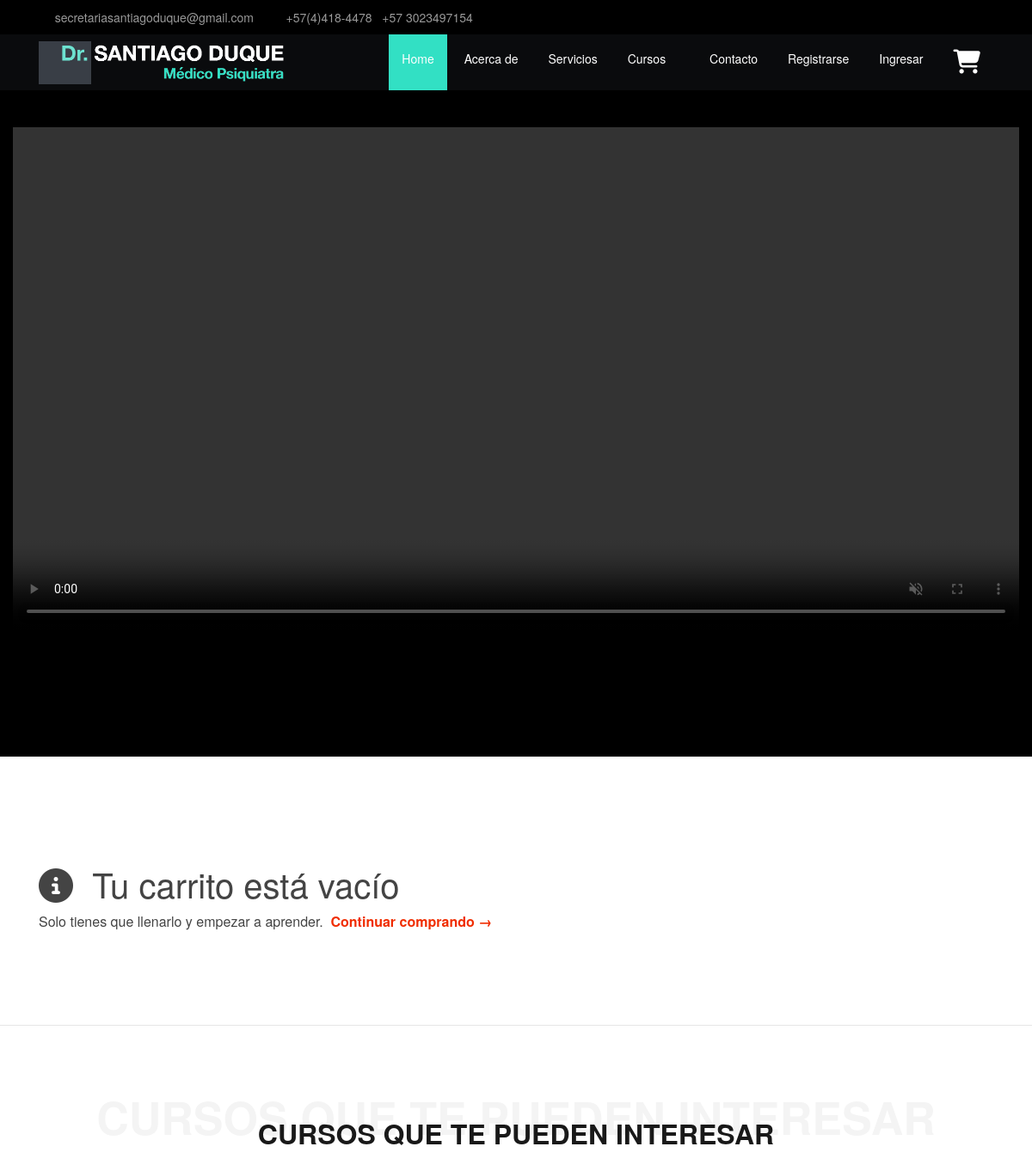
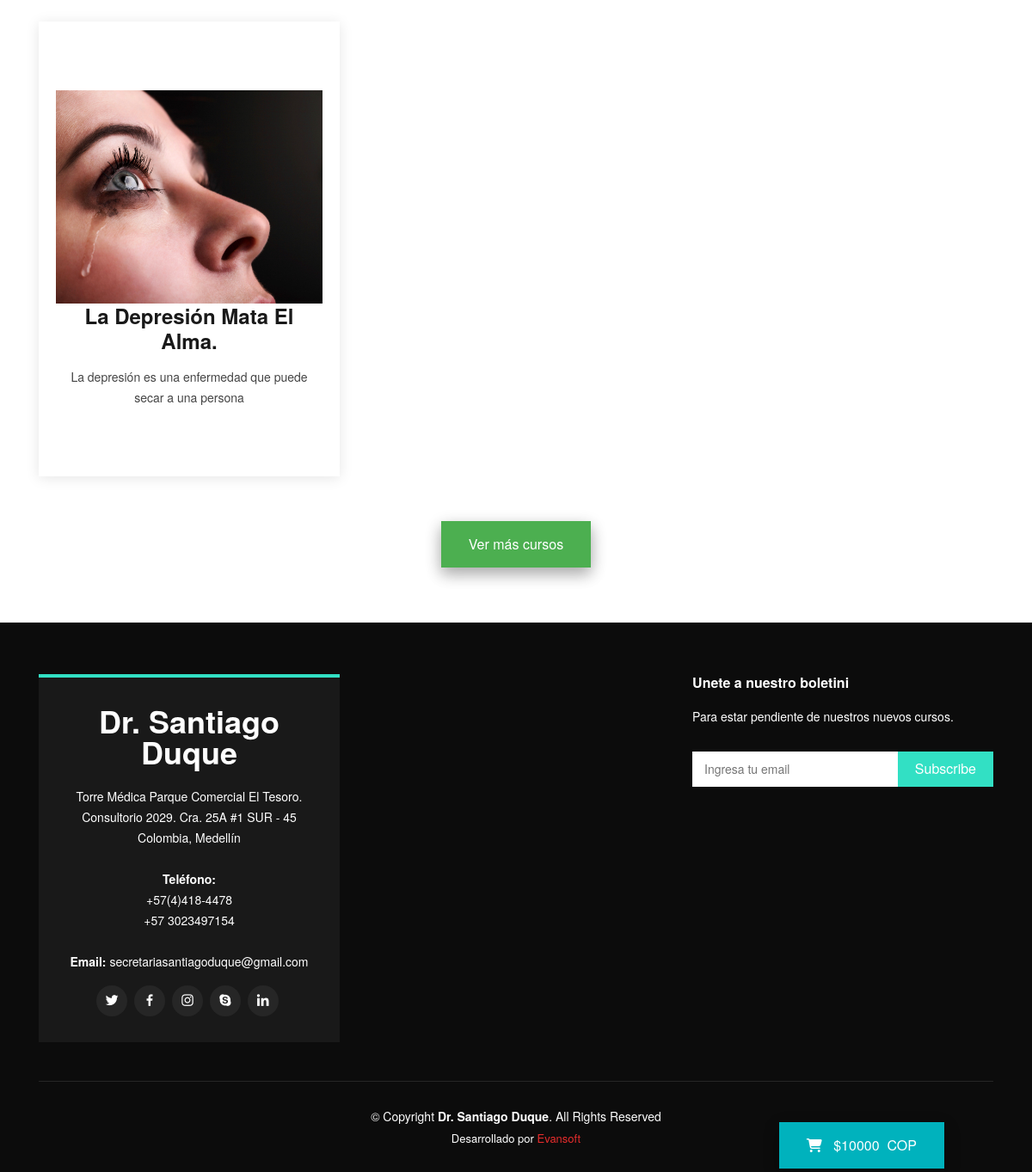
/detailscart/, run on the app's committed database (2 pictures, top to bottom).
### a/models.py (models this page shows, shortened)
class subCategorias(models.Model):
	nombre = models.CharField(max_length=50)
	titulo = models.CharField(max_length=150,default="")
	intro = models.FileField(upload_to="Intro")
	precio = models.CharField(max_length=10)
	categoria = models.ForeignKey(Categoria,on_delete=models.CASCADE)
	duracion = models.CharField(max_length=6)
	descripcion = models.TextField()
	imagen = models.ImageField(upload_to="ImagenIntro")
	videoIntro = models.CharField(max_length=1000,default="https://www.youtube.com/embed/",null=True,blank=True)
	like = models.CharField(max_length=1000,default=0)
	fecha = models.CharField(max_length=10,default=date.today())
	consejo = models.CharField(max_length=200,default="")
	autor = models.CharField(max_length=50,default="")
	visto = models.CharField(max_length=1000,default=0)
	comentarios = models.CharField(max_length=10000,default=0)
	principal = models.BooleanField(default=False)

### a/views.py (the view, shortened to what this page needs)
# urls.py: url(r'^detailscart/$',detailscart,name="detailscart"),
def detailscart(request):
	cart = Carrito(request)
	cat = Categoria.objects.all()
	subcategoria = subCategorias.objects.all()
	transaction = Transaction.objects.get(pk=1)
	suscat = subCategorias.objects.filter(principal=True)
	paginator = Paginator(suscat,6)
	page  = request.GET.get('page')
	total = 0
	for i in cart:
		total += (float(i['total']))
	try:
		products = paginator.page(page)
	except PageNotAnInteger :
		products = paginator.page(1)
	except EmptyPage:
		products = paginator.page(paginator.num_pages)
	return render(request,'home/cart.html',{'cart':cart,'categoria':cat,'subcategoria':subcategoria,
											'products':products,'total':total,'transaction':transaction
											})

### a/models.py (called while the page is built)
	def __iter__(self):
		product_ids = self.cart.keys()
		products = subCategorias.objects.filter(id__in=product_ids)
		for product in products:
			self.cart[str(product.id)]['product']=product
		for item in self.cart.values():
			item['precio']=float(item['precio'])
			item['total']=item['precio']*item['cantidad']
			yield item

	def __len__(self):
		return sum(item['cantidad'] for item in self.cart.values())

### template/home/cart.html (shortened to what this page needs)
{% extends './base.html' %}
{% load static %}
{% block content %}
<br><br>
<section id="lista">
	{% if cart %}
		{% for i in cart %}
		  <div class="container py-3" id="bloque{{i.codigo}}" class="alert" role="alert">
		    <div class="card">
		      <div class="row ">
		        <div class="col-md-4">
		            <img src="{{i.img}}" class="w-100">
		          </div>
		          <div class="col-md-8 px-3">
		            <div class="card-block px-3">
		              <h4 class="card-title">{{i.articulo}}</h4>
		              <p class="card-text">{{i.descripcion}} </p>
		              <p class="card-text">${{i.total}}&nbsp;&nbsp;&nbsp;COP&nbsp;&nbsp;
		              	<button type="button" id="{{i.codigo}}" class="close" data-dismiss="alert" aria-label="Close">
		            		<span aria-hidden="true"><i class="fa fa-close"></i></span>
		          		</button>
		          	  </p>
		            </div>
		          </div>
		        </div>
		      </div>
		    </div>
		  <hr style="color:white;">
		{% endfor %}
<section class="container">
	<div class="row">
		<div class="col-8">
			<p>$40.900COP equivale a $10.96USD
Cobramos el importe del pedido en US$, puede que haya una mínima variación debido al tipo de cambio usado por tu banco. Los precios de los productos de la web están sujetos a cambio. En el carrito puedes dejar temporalmente tu compra, en él aparecerá el precio más reciente de cada producto. Los códigos de descuento no son acumulables, ni tampoco aplicables junto a otras promociones especiales salvo que se indique lo contrario.</p>
		</div>
		<div class="col-4 table-responsive">
			<table class="ml-auto">
				<tbody>
					<td>
						<h1>TOTAL: ${{total}}</h1>
					</td>
				</tbody>
			</table>
		</div>
	</div>
	<div class="row justify-content-center">
		<ul class="list-inline cards-list" style="margin-top: 20px;margin-right: 10px;">
			<li class="list-inline-item">
				<div class="card-wrapper">
					<img data-srcset="https://cdn.domestika.org/raw/upload/assets/payment-methods/card-visa-8a18fbf2359d9aa9ae996beea6fb859de3be9d8d5256e4fb7c0f926f22f51c45.png, https://cdn.domestika.org/raw/upload/assets/payment-methods/card-visa@2x-d683b41bd4bdde323cb893fed75b982577c2352b3d22dca76d141ef9ada44113.png 2x" alt="Visa" title="Visa" class=" lazyloaded" src="https://cdn.domestika.org/raw/upload/assets/payment-methods/card-lazyload-6b2937151d7662d2a0b37af79c23a1dfaa812544aa1bd701b42077157c08dd93.svg" srcset="https://cdn.domestika.org/raw/upload/assets/payment-methods/card-visa-8a18fbf2359d9aa9ae996beea6fb859de3be9d8d5256e4fb7c0f926f22f51c45.png, https://cdn.domestika.org/raw/upload/assets/payment-methods/card-visa@2x-d683b41bd4bdde323cb893fed75b982577c2352b3d22dca76d141ef9ada44113.png 2x">
				</div>
			</li>
			<li class="list-inline-item">
				<div class="card-wrapper">
					<img data-srcset="https://cdn.domestika.org/raw/upload/assets/payment-methods/card-mastercard-ea3facb35831c19f7d184954248b0e458ed8f1efb6495f75bcc797a014252d96.png, https://cdn.domestika.org/raw/upload/assets/payment-methods/card-mastercard@2x-df0939e975e0b2549a921a8d4754c7c960a55dcdfee81a2a755d0dc6f1610a78.png 2x" alt="MasterCard" title="MasterCard" class=" lazyloaded" src="https://cdn.domestika.org/raw/upload/assets/payment-methods/card-lazyload-6b2937151d7662d2a0b37af79c23a1dfaa812544aa1bd701b42077157c08dd93.svg" srcset="https://cdn.domestika.org/raw/upload/assets/payment-methods/card-mastercard-ea3facb35831c19f7d184954248b0e458ed8f1efb6495f75bcc797a014252d96.png, https://cdn.domestika.org/raw/upload/assets/payment-methods/card-mastercard@2x-df0939e975e0b2549a921a8d4754c7c960a55dcdfee81a2a755d0dc6f1610a78.png 2x">
				</div>
			</li>
			<li class="list-inline-item">
				<div class="card-wrapper">
					<img data-srcset="https://cdn.domestika.org/raw/upload/assets/payment-methods/card-amex-e085770cc9a90b2d0137362d2368866f03d44eb3cb5d5727f231ddc01981a37b.png, https://cdn.domestika.org/raw/upload/assets/payment-methods/card-amex@2x-dbe04ea03eba35bef4ab4377ad5a3e96d62567caf3e13615bfa8f21e55227958.png 2x" alt="American Express" title="American Express" class=" lazyloaded" src="https://cdn.domestika.org/raw/upload/assets/payment-methods/card-lazyload-6b2937151d7662d2a0b37af79c23a1dfaa812544aa1bd701b42077157c08dd93.svg" srcset="https://cdn.domestika.org/raw/upload/assets/payment-methods/card-amex-e085770cc9a90b2d0137362d2368866f03d44eb3cb5d5727f231ddc01981a37b.png, https://cdn.domestika.org/raw/upload/assets/payment-methods/card-amex@2x-dbe04ea03eba35bef4ab4377ad5a3e96d62567caf3e13615bfa8f21e55227958.png 2x">
				</div>
			</li>
			<li class="list-inline-item">
				<div class="card-wrapper">
					<img data-srcset="https://cdn.domestika.org/raw/upload/assets/payment-methods/card-discover-ab22881b089834c3f03d4c4adde12a1e4829082575b2f07f38d19bee36000b36.png, https://cdn.domestika.org/raw/upload/assets/payment-methods/card-discover@2x-39b7ebaca3f7a78aca6bc3028b2eb7e26e046cd517dc94b8aa9f2d06a81b6243.png 2x" alt="Discover" title="Discover" class=" lazyloaded" src="https://cdn.domestika.org/raw/upload/assets/payment-methods/card-lazyload-6b2937151d7662d2a0b37af79c23a1dfaa812544aa1bd701b42077157c08dd93.svg" srcset="https://cdn.domestika.org/raw/upload/assets/payment-methods/card-discover-ab22881b089834c3f03d4c4adde12a1e4829082575b2f07f38d19bee36000b36.png, https://cdn.domestika.org/raw/upload/assets/payment-methods/card-discover@2x-39b7ebaca3f7a78aca6bc3028b2eb7e26e046cd517dc94b8aa9f2d06a81b6243.png 2x">
				</div>
			</li>
			<li class="list-inline-item">
				<div class="card-wrapper">
					<img data-srcset="https://cdn.domestika.org/raw/upload/assets/payment-methods/card-jcb-568d3abc2d789efab23cf844d293a23c388d9a8a877940cc2d5950fa25219181.png, https://cdn.domestika.org/raw/upload/assets/payment-methods/card-jcb@2x-ade6160b5e6ea6bb2b944d29ab2d8ea9f62bc7bc16c966598a33b5fffee0335e.png 2x" alt="JCB" title="JCB" class=" lazyloaded" src="https://cdn.domestika.org/raw/upload/assets/payment-methods/card-lazyload-6b2937151d7662d2a0b37af79c23a1dfaa812544aa1bd701b42077157c08dd93.svg" srcset="https://cdn.domestika.org/raw/upload/assets/payment-methods/card-jcb-568d3abc2d789efab23cf844d293a23c388d9a8a877940cc2d5950fa25219181.png, https://cdn.domestika.org/raw/upload/assets/payment-methods/card-jcb@2x-ade6160b5e6ea6bb2b944d29ab2d8ea9f62bc7bc16c966598a33b5fffee0335e.png 2x">
				</div>
			</li>
			<li class="list-inline-item">
				<div class="card-wrapper">
					<img data-srcset="https://cdn.domestika.org/raw/upload/assets/payment-methods/card-paypal-ade0ee5fa42753277828096cb7c287be63b3527903f2efbedeafb63ef55556c4.png, https://cdn.domestika.org/raw/upload/assets/payment-methods/card-paypal@2x-48146b210b75027ddc93d59cd0b229348c1be5e62c6b8411119c9ade8cc02d78.png 2x" alt="PayPal" title="PayPal" class=" lazyloaded" src="https://cdn.domestika.org/raw/upload/assets/payment-methods/card-lazyload-6b2937151d7662d2a0b37af79c23a1dfaa812544aa1bd701b42077157c08dd93.svg" srcset="https://cdn.domestika.org/raw/upload/assets/payment-methods/card-paypal-ade0ee5fa42753277828096cb7c287be63b3527903f2efbedeafb63ef55556c4.png, https://cdn.domestika.org/raw/upload/assets/payment-methods/card-paypal@2x-48146b210b75027ddc93d59cd0b229348c1be5e62c6b8411119c9ade8cc02d78.png 2x">
				</div>
			</li>
		</ul>
		<button class="button button1"><a href="javascript:void();" id="Pago" style="text-decoration: none;color: white;">Tramitar Pedido</a></button>
	</div>
</section>
	{% else %}
		<div class="container py-3">
			<div>
				<h1><i class="fa fa-info-circle icon color-quandog"></i>&nbsp;&nbsp;Tu carrito está vacío</h1>
				<p>Solo tienes que llenarlo y empezar a aprender.&nbsp;&nbsp;<a href="http://localhost:8000/#services" style="color:#f02d00;text-decoration: none;font-weight: bold;">Continuar comprando →</a></p>
			</div>
		</div>
	{% endif %}
</section>
<hr style="color:white;">
<section id="services" class="services">
      <div class="container">
        <div class="section-title">
          <span>Cursos que te pueden interesar</span>
          <h2>Cursos que te pueden interesar</h2>
        </div>
          <div class="row">
            {% for i in products %}
              <div class="col-lg-4 col-md-6 d-flex align-items-stretch" data-aos="fade-up">
                <div class="icon-box">
                  <img src="{{i.imagen.url}}" class="img-fluid">
                  <h4><a href="{% url 'cursos' 0 i.pk %}">{{i.titulo}}</a></h4>
                  <p>{{i.descripcion|truncatechars:60}}</p>
                  <button class="button button1" style="position: fixed;bottom: 0px;right: 100px; background: #00b2bd;"><a type="button" id="{{i.pk}}" href="javascript:void();" style="text-decoration: none;color: white;"><i class="fas fa-shopping-cart"></i>&nbsp;&nbsp;&nbsp;${{i.precio}}&nbsp;&nbsp;COP</a></button>
                </div>
              </div>
            {% endfor %}
          </div><br><br>
          <div class="row justify-content-center">
          	<button class="button button1"><a href="{% url 'cursos' 0 1 %}" style="text-decoration: none;color: white;">Ver más cursos</a></button>
          </div>
      </div>
    </section>
{% endblock %}

### static/home/assets/css/style.css (style rules this page uses)
body { font-family: "Helvetica Neue", sans-serif; color: #444444; }
a { color: #cc1616; }
h1, h2, h3, h4, h5, h6 { font-family: "Helvetica Neue", sans-serif; }
section { padding: 60px 0; overflow: hidden; }
.section-title { text-align: center; padding: 30px 0; position: relative; }
.section-title h2 { font-size: 32px; font-weight: 700; text-transform: uppercase; margin-bottom: 20px; padding-bottom: 0; color: #191919; position: relative; z-index: 2; }
.section-title span { position: absolute; top: 30px; color: #f4f4f4; left: 0; right: 0; z-index: 1; font-weight: 700; font-size: 52px; text-transform: uppercase; line-height: 0; }
.services .icon-box { text-align: center; padding: 80px 20px; transition: all ease-in-out 0.3s; box-shadow: 0px 2px 15px rgba(0, 0, 0, 0.1); }
.services .icon-box h4 { font-weight: 700; margin-bottom: 15px; font-size: 24px; }
.services .icon-box h4 a { color: #191919; }
.services .icon-box p { line-height: 24px; font-size: 14px; margin-bottom: 0; }

### template/home/cart.html (style rules this page uses)
.button { background-color: #4CAF50; border: none; color: white; padding: 15px 32px; text-align: center; text-decoration: none; display: inline-block; font-size: 16px; margin: 4px 2px; cursor: pointer; -webkit-transition-duration: 0.4s; transition-duration: 0.4s; }
.button1 { box-shadow: 0 8px 16px 0 rgba(0,0,0,0.2), 0 6px 20px 0 rgba(0,0,0,0.19); }

### data on the page
subCategorias: imagen (picture), titulo "La Depresión Mata El Alma.", descripcion "La depresión es una enfermedad que puede secar a una persona", precio "10000"
